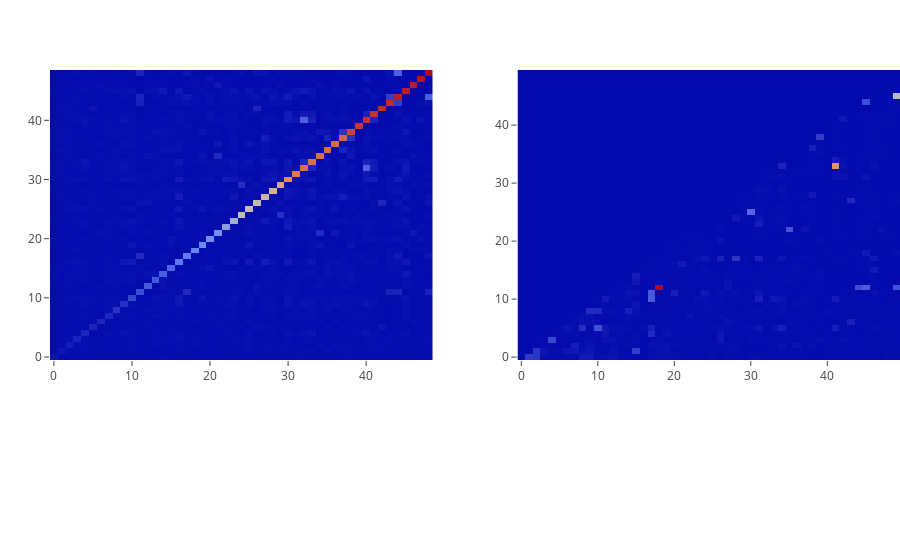

The code cell stored with this chart in its notebook:
### Code cell
# typeof(full(top_chi2))
#Display full matrices as heatmaps
pmi_trace = heatmap(; z=full(pmi_sp), showscale=false)
chi2_trace = heatmap(; z=full(top_chi2), showscale=false)
coo_stats_plot = [plot(pmi_trace) plot(chi2_trace)]

### Figure 1 — Plotly figure (JSON) as saved in the notebook; plotly's stock layout.template omitted (floating-point values rounded to 4 significant figures; data arrays with more than 128 entries replaced by an {"elided": "..."} marker saying what was removed)
{"data": [{"xaxis": "x1", "type": "heatmap", "yaxis": "y1", "z": {"elided": "49x49 float values"}, "showscale": false}, {"xaxis": "x2", "type": "heatmap", "yaxis": "y2", "z": {"elided": "50x50 float values"}, "showscale": false}], "layout": {"xaxis1": {"domain": [0.0, 0.45], "anchor": "y1"}, "yaxis1": {"domain": [0.0, 1.0], "anchor": "x1"}, "xaxis2": {"domain": [0.55, 1.0], "anchor": "y2"}, "margin": {"l": 50, "b": 200, "r": 0, "t": 70}, "yaxis2": {"domain": [0.0, 1.0], "anchor": "x2"}}}
